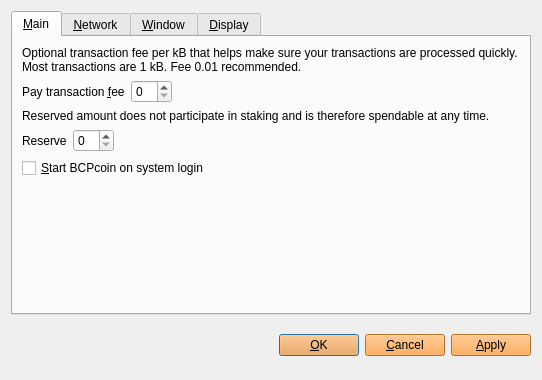
<?xml version="1.0" encoding="UTF-8"?>
<ui version="4.0">
 <class>OptionsDialog</class>
 <widget class="QDialog" name="OptionsDialog">
  <property name="geometry">
   <rect>
    <x>0</x>
    <y>0</y>
    <width>542</width>
    <height>380</height>
   </rect>
  </property>
  <property name="windowTitle">
   <string>Options</string>
  </property>
  <property name="styleSheet">
   <string notr="true">background-image: url(:/images/bkg);</string>
  </property>
  <property name="modal">
   <bool>true</bool>
  </property>
  <layout class="QVBoxLayout" name="verticalLayout">
   <item>
    <widget class="QTabWidget" name="tabWidget">
     <property name="styleSheet">
      <string notr="true">background-image: url(:/images/bkg);</string>
     </property>
     <property name="tabPosition">
      <enum>QTabWidget::North</enum>
     </property>
     <property name="currentIndex">
      <number>0</number>
     </property>
     <widget class="QWidget" name="tabMain">
      <attribute name="title">
       <string>&amp;Main</string>
      </attribute>
      <layout class="QVBoxLayout" name="verticalLayout_Main">
       <item>
        <widget class="QLabel" name="transactionFeeInfoLabel">
         <property name="styleSheet">
          <string notr="true">background-image: url(:/images/bgbfree);</string>
         </property>
         <property name="text">
          <string>Optional transaction fee per kB that helps make sure your transactions are processed quickly. Most transactions are 1 kB. Fee 0.01 recommended.</string>
         </property>
         <property name="textFormat">
          <enum>Qt::PlainText</enum>
         </property>
         <property name="wordWrap">
          <bool>true</bool>
         </property>
        </widget>
       </item>
       <item>
        <layout class="QHBoxLayout" name="horizontalLayoutFee">
         <item>
          <widget class="QLabel" name="transactionFeeLabel">
           <property name="styleSheet">
            <string notr="true">background-image: url(:/images/bgbfree);</string>
           </property>
           <property name="text">
            <string>Pay transaction &amp;fee</string>
           </property>
           <property name="textFormat">
            <enum>Qt::PlainText</enum>
           </property>
           <property name="buddy">
            <cstring>transactionFee</cstring>
           </property>
          </widget>
         </item>
         <item>
          <widget class="BitcoinAmountField" name="transactionFee"/>
         </item>
         <item>
          <spacer name="horizontalSpacerFee">
           <property name="orientation">
            <enum>Qt::Horizontal</enum>
           </property>
           <property name="sizeHint" stdset="0">
            <size>
             <width>40</width>
             <height>20</height>
            </size>
           </property>
          </spacer>
         </item>
        </layout>
       </item>
       <item>
        <widget class="QLabel" name="reserveBalanceInfoLabel">
         <property name="styleSheet">
          <string notr="true">background-image: url(:/images/bgbfree);</string>
         </property>
         <property name="text">
          <string>Reserved amount does not participate in staking and is therefore spendable at any time.</string>
         </property>
         <property name="textFormat">
          <enum>Qt::PlainText</enum>
         </property>
         <property name="wordWrap">
          <bool>true</bool>
         </property>
        </widget>
       </item>
       <item>
        <layout class="QHBoxLayout" name="horizontalLayoutReserveBalance">
         <item>
          <widget class="QLabel" name="reserveBalanceLabel">
           <property name="styleSheet">
            <string notr="true">background-image: url(:/images/bgbfree);</string>
           </property>
           <property name="text">
            <string>Reserve</string>
           </property>
           <property name="textFormat">
            <enum>Qt::PlainText</enum>
           </property>
           <property name="buddy">
            <cstring>reserveBalance</cstring>
           </property>
          </widget>
         </item>
         <item>
          <widget class="BitcoinAmountField" name="reserveBalance"/>
         </item>
         <item>
          <spacer name="horizontalSpacerReserveBalance">
           <property name="orientation">
            <enum>Qt::Horizontal</enum>
           </property>
           <property name="sizeHint" stdset="0">
            <size>
             <width>40</width>
             <height>20</height>
            </size>
           </property>
          </spacer>
         </item>
        </layout>
       </item>
       <item>
        <widget class="QCheckBox" name="bitcoinAtStartup">
         <property name="toolTip">
          <string>Automatically start BCPcoin after logging in to the system.</string>
         </property>
         <property name="styleSheet">
          <string notr="true">background-image: url(:/images/bgbfree);</string>
         </property>
         <property name="text">
          <string>&amp;Start BCPcoin on system login</string>
         </property>
        </widget>
       </item>
       <item>
        <spacer name="verticalSpacer_Main">
         <property name="orientation">
          <enum>Qt::Vertical</enum>
         </property>
         <property name="sizeHint" stdset="0">
          <size>
           <width>20</width>
           <height>40</height>
          </size>
         </property>
        </spacer>
       </item>
      </layout>
     </widget>
     <widget class="QWidget" name="tabNetwork">
      <attribute name="title">
       <string>&amp;Network</string>
      </attribute>
      <layout class="QVBoxLayout" name="verticalLayout_Network">
       <item>
        <widget class="QCheckBox" name="mapPortUpnp">
         <property name="toolTip">
          <string>Automatically open the BCPcoin client port on the router. This only works when your router supports UPnP and it is enabled.</string>
         </property>
         <property name="styleSheet">
          <string notr="true">background-image: url(:/images/bgbfree);</string>
         </property>
         <property name="text">
          <string>Map port using &amp;UPnP</string>
         </property>
        </widget>
       </item>
       <item>
        <widget class="QCheckBox" name="connectSocks">
         <property name="toolTip">
          <string>Connect to the BCPcoin network through a SOCKS proxy (e.g. when connecting through Tor).</string>
         </property>
         <property name="styleSheet">
          <string notr="true">background-image: url(:/images/bgbfree);</string>
         </property>
         <property name="text">
          <string>&amp;Connect through SOCKS proxy:</string>
         </property>
        </widget>
       </item>
       <item>
        <layout class="QHBoxLayout" name="horizontalLayout_Network">
         <item>
          <widget class="QLabel" name="proxyIpLabel">
           <property name="styleSheet">
            <string notr="true">background-image: url(:/images/bgbfree);</string>
           </property>
           <property name="text">
            <string>Proxy &amp;amp;IP:</string>
           </property>
           <property name="textFormat">
            <enum>Qt::PlainText</enum>
           </property>
           <property name="buddy">
            <cstring>proxyIp</cstring>
           </property>
          </widget>
         </item>
         <item>
          <widget class="QValidatedLineEdit" name="proxyIp">
           <property name="maximumSize">
            <size>
             <width>140</width>
             <height>16777215</height>
            </size>
           </property>
           <property name="toolTip">
            <string>IP address of the proxy (e.g. 127.0.0.1)</string>
           </property>
           <property name="styleSheet">
            <string notr="true">background-color: rgb(106, 131, 154);</string>
           </property>
          </widget>
         </item>
         <item>
          <widget class="QLabel" name="proxyPortLabel">
           <property name="styleSheet">
            <string notr="true">background-image: url(:/images/bgbfree);</string>
           </property>
           <property name="text">
            <string>&amp;Port:</string>
           </property>
           <property name="textFormat">
            <enum>Qt::PlainText</enum>
           </property>
           <property name="buddy">
            <cstring>proxyPort</cstring>
           </property>
          </widget>
         </item>
         <item>
          <widget class="QLineEdit" name="proxyPort">
           <property name="maximumSize">
            <size>
             <width>55</width>
             <height>16777215</height>
            </size>
           </property>
           <property name="toolTip">
            <string>Port of the proxy (e.g. 9050)</string>
           </property>
           <property name="styleSheet">
            <string notr="true">background-color: rgb(106, 131, 154);</string>
           </property>
          </widget>
         </item>
         <item>
          <widget class="QLabel" name="socksVersionLabel">
           <property name="styleSheet">
            <string notr="true">background-image: url(:/images/bgbfree);</string>
           </property>
           <property name="text">
            <string>SOCKS &amp;amp;Version:</string>
           </property>
           <property name="textFormat">
            <enum>Qt::PlainText</enum>
           </property>
           <property name="buddy">
            <cstring>socksVersion</cstring>
           </property>
          </widget>
         </item>
         <item>
          <widget class="QValueComboBox" name="socksVersion">
           <property name="toolTip">
            <string>SOCKS version of the proxy (e.g. 5)</string>
           </property>
          </widget>
         </item>
         <item>
          <spacer name="horizontalSpacer_Network">
           <property name="orientation">
            <enum>Qt::Horizontal</enum>
           </property>
           <property name="sizeHint" stdset="0">
            <size>
             <width>40</width>
             <height>20</height>
            </size>
           </property>
          </spacer>
         </item>
        </layout>
       </item>
       <item>
        <spacer name="verticalSpacer_Network">
         <property name="orientation">
          <enum>Qt::Vertical</enum>
         </property>
         <property name="sizeHint" stdset="0">
          <size>
           <width>20</width>
           <height>40</height>
          </size>
         </property>
        </spacer>
       </item>
      </layout>
     </widget>
     <widget class="QWidget" name="tabWindow">
      <attribute name="title">
       <string>&amp;Window</string>
      </attribute>
      <layout class="QVBoxLayout" name="verticalLayout_Window">
       <item>
        <widget class="QCheckBox" name="minimizeToTray">
         <property name="toolTip">
          <string>Show only a tray icon after minimizing the window.</string>
         </property>
         <property name="styleSheet">
          <string notr="true">background-image: url(:/images/bgbfree);</string>
         </property>
         <property name="text">
          <string>&amp;Minimize to the tray instead of the taskbar</string>
         </property>
        </widget>
       </item>
       <item>
        <widget class="QCheckBox" name="minimizeOnClose">
         <property name="toolTip">
          <string>Minimize instead of exit the application when the window is closed. When this option is enabled, the application will be closed only after selecting Quit in the menu.</string>
         </property>
         <property name="styleSheet">
          <string notr="true">background-image: url(:/images/bgbfree);</string>
         </property>
         <property name="text">
          <string>M&amp;inimize on close</string>
         </property>
        </widget>
       </item>
       <item>
        <spacer name="verticalSpacer_Window">
         <property name="orientation">
          <enum>Qt::Vertical</enum>
         </property>
         <property name="sizeHint" stdset="0">
          <size>
           <width>20</width>
           <height>40</height>
          </size>
         </property>
        </spacer>
       </item>
      </layout>
     </widget>
     <widget class="QWidget" name="tabDisplay">
      <attribute name="title">
       <string>&amp;Display</string>
      </attribute>
      <layout class="QVBoxLayout" name="verticalLayout_Display">
       <item>
        <layout class="QHBoxLayout" name="horizontalLayout_1_Display">
         <item>
          <widget class="QLabel" name="langLabel">
           <property name="styleSheet">
            <string notr="true">background-image: url(:/images/bgbfree);</string>
           </property>
           <property name="text">
            <string>User Interface &amp;language:</string>
           </property>
           <property name="textFormat">
            <enum>Qt::PlainText</enum>
           </property>
           <property name="buddy">
            <cstring>lang</cstring>
           </property>
          </widget>
         </item>
         <item>
          <widget class="QValueComboBox" name="lang">
           <property name="toolTip">
            <string>The user interface language can be set here. This setting will take effect after restarting BCPcoin.</string>
           </property>
          </widget>
         </item>
        </layout>
       </item>
       <item>
        <layout class="QHBoxLayout" name="horizontalLayout_2_Display">
         <item>
          <widget class="QLabel" name="unitLabel">
           <property name="styleSheet">
            <string notr="true">background-image: url(:/images/bgbfree);</string>
           </property>
           <property name="text">
            <string>&amp;Unit to show amounts in:</string>
           </property>
           <property name="textFormat">
            <enum>Qt::PlainText</enum>
           </property>
           <property name="buddy">
            <cstring>unit</cstring>
           </property>
          </widget>
         </item>
         <item>
          <widget class="QValueComboBox" name="unit">
           <property name="toolTip">
            <string>Choose the default subdivision unit to show in the interface and when sending coins.</string>
           </property>
          </widget>
         </item>
        </layout>
       </item>
       <item>
        <widget class="QCheckBox" name="coinControlFeatures">
         <property name="toolTip">
          <string>Whether to show coin control features or not.</string>
         </property>
         <property name="styleSheet">
          <string notr="true">background-image: url(:/images/bgbfree);</string>
         </property>
         <property name="text">
          <string>Display coin &amp;control features (experts only!)</string>
         </property>
        </widget>
       </item>
       <item>
        <widget class="QCheckBox" name="minimizeCoinAge">
         <property name="toolTip">
          <string>Whether to select the coin outputs randomly or with minimal coin age.</string>
         </property>
         <property name="styleSheet">
          <string notr="true">background-image: url(:/images/bgbfree);</string>
         </property>
         <property name="text">
          <string>Minimize weight consumption (experimental)</string>
         </property>
        </widget>
       </item>
       <item>
        <widget class="QCheckBox" name="useBlackTheme">
         <property name="styleSheet">
          <string notr="true">background-image: url(:/images/bgbfree);</string>
         </property>
         <property name="text">
          <string>Use black visual theme (requires restart)</string>
         </property>
        </widget>
       </item>
       <item>
        <spacer name="verticalSpacer_Display">
         <property name="orientation">
          <enum>Qt::Vertical</enum>
         </property>
         <property name="sizeHint" stdset="0">
          <size>
           <width>20</width>
           <height>40</height>
          </size>
         </property>
        </spacer>
       </item>
      </layout>
     </widget>
    </widget>
   </item>
   <item>
    <layout class="QHBoxLayout" name="horizontalLayout_Buttons">
     <item>
      <spacer name="horizontalSpacer_1">
       <property name="orientation">
        <enum>Qt::Horizontal</enum>
       </property>
       <property name="sizeHint" stdset="0">
        <size>
         <width>40</width>
         <height>48</height>
        </size>
       </property>
      </spacer>
     </item>
     <item>
      <widget class="QLabel" name="statusLabel">
       <property name="font">
        <font>
         <weight>75</weight>
         <bold>true</bold>
        </font>
       </property>
       <property name="styleSheet">
        <string notr="true">background-image: url(:/images/bgbfree);</string>
       </property>
       <property name="text">
        <string/>
       </property>
       <property name="textFormat">
        <enum>Qt::PlainText</enum>
       </property>
       <property name="wordWrap">
        <bool>true</bool>
       </property>
      </widget>
     </item>
     <item>
      <spacer name="horizontalSpacer_2">
       <property name="orientation">
        <enum>Qt::Horizontal</enum>
       </property>
       <property name="sizeHint" stdset="0">
        <size>
         <width>40</width>
         <height>48</height>
        </size>
       </property>
      </spacer>
     </item>
     <item>
      <widget class="QPushButton" name="okButton">
       <property name="styleSheet">
        <string notr="true">background-color: rgb(255, 153, 51);background-image: url(:/images/bgbfree);</string>
       </property>
       <property name="text">
        <string>&amp;OK</string>
       </property>
      </widget>
     </item>
     <item>
      <widget class="QPushButton" name="cancelButton">
       <property name="styleSheet">
        <string notr="true">background-color: rgb(255, 153, 51);background-image: url(:/images/bgbfree);</string>
       </property>
       <property name="text">
        <string>&amp;Cancel</string>
       </property>
       <property name="autoDefault">
        <bool>false</bool>
       </property>
      </widget>
     </item>
     <item>
      <widget class="QPushButton" name="applyButton">
       <property name="styleSheet">
        <string notr="true">background-color: rgb(255, 153, 51);background-image: url(:/images/bgbfree);</string>
       </property>
       <property name="text">
        <string>&amp;Apply</string>
       </property>
       <property name="autoDefault">
        <bool>false</bool>
       </property>
      </widget>
     </item>
    </layout>
   </item>
  </layout>
 </widget>
 <customwidgets>
  <customwidget>
   <class>BitcoinAmountField</class>
   <extends>QSpinBox</extends>
   <header>bitcoinamountfield.h</header>
   <container>1</container>
  </customwidget>
  <customwidget>
   <class>QValueComboBox</class>
   <extends>QComboBox</extends>
   <header>qvaluecombobox.h</header>
  </customwidget>
  <customwidget>
   <class>QValidatedLineEdit</class>
   <extends>QLineEdit</extends>
   <header>qvalidatedlineedit.h</header>
  </customwidget>
 </customwidgets>
 <resources/>
 <connections/>
</ui>
